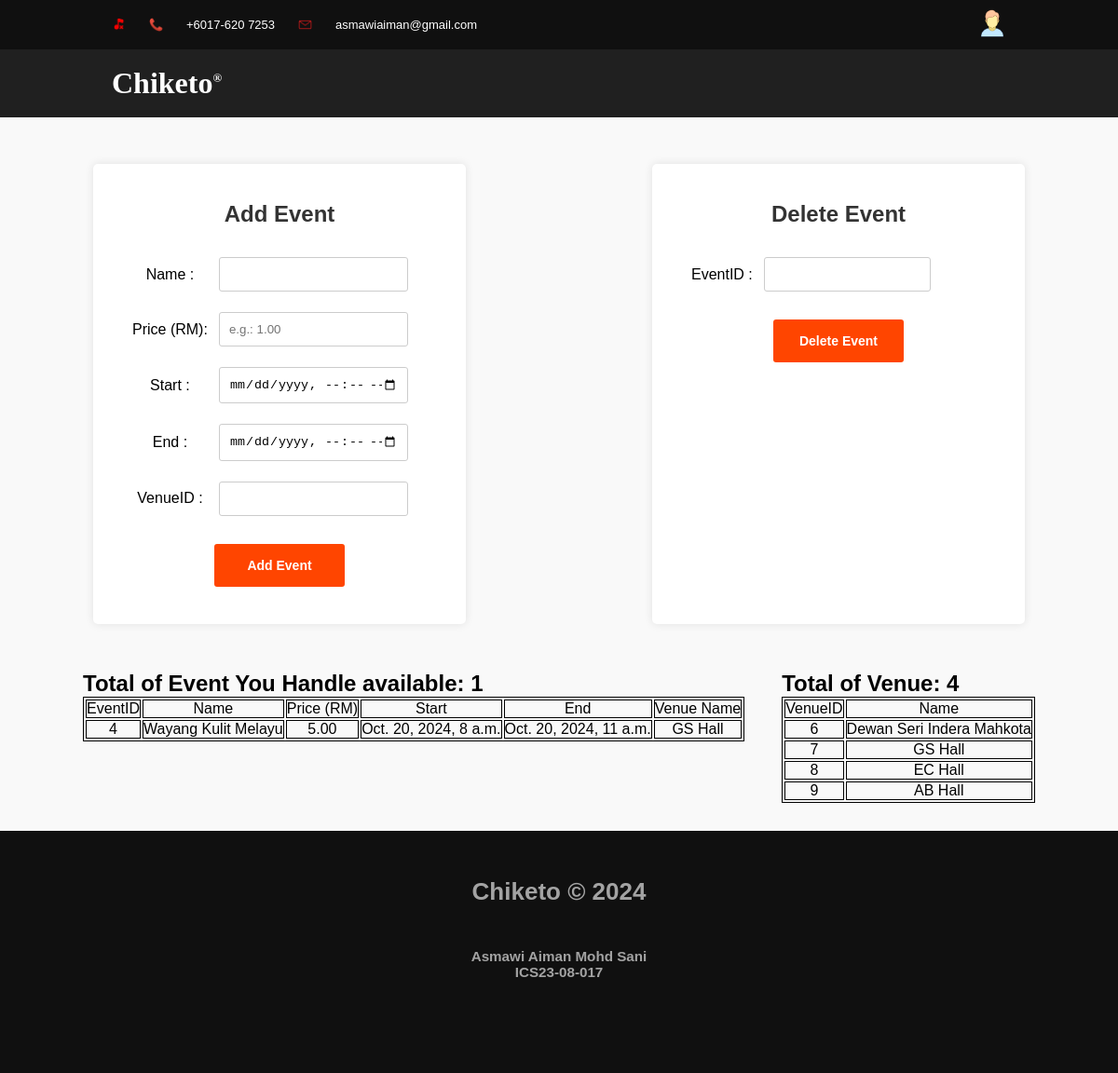
The app's page /staff-home/ (signed in) with its own data.
### chiketo/models.py (models this page shows, shortened)
class Event(models.Model):
    eventID=models.AutoField(primary_key=True)
    name=models.TextField()
    start=models.DateTimeField()
    end=models.DateTimeField()
    price=models.DecimalField(max_digits=10, decimal_places=2, default=0.0)
    venueID=models.ForeignKey(Venue, on_delete=models.CASCADE)
    staffID=models.ForeignKey(Staff, on_delete=models.CASCADE)

class Venue(models.Model):
    venueID=models.AutoField(primary_key=True)
    name=models.TextField()

### chiketo/views.py (the view, shortened to what this page needs)
# urls.py: path('staff-home/',views.staffmenu,name='staffmenu'),
def staffmenu(request):
    user_id = request.session.get('user_id')
    if not request.session.get('user_type') == 'staff':
        request.session.flush()
        messages.error(request, "You do not have permission to view this page. Please login again")
        return redirect('login')
    user = Staff.objects.get(staffID=user_id)
    name = user.name
    venues = Venue.objects.all()
    nvenues = Venue.objects.all().count()
    events = Event.objects.filter(staffID=user_id)
    sevents = Event.objects.filter(staffID=user_id).count()
    context = {
        'name': name,
        'venues': venues,
        'nvenues': nvenues,
        'events': events,
        'sevents': sevents,
    }
    return render(request, 'staff/staffmenu.html', context)

### chiketo/templates/staff/staffmenu.html (shortened to what this page needs)
{% load static %}
<!DOCTYPE html>
<html lang="en">
<head>
    <link rel="stylesheet" href="https://cdnjs.cloudflare.com/ajax/libs/jqueryui/1.12.1/jquery-ui.min.css">
</head>
<body>
    <div class="container">
        <div class="header">
            <div class="header-content">
                <div class="contact-info">
                    <div class="song">
                        <img src="{% static 'music.png' %}" alt="Toggle Music" class="toggle-button" id="toggleButton">
                    </div>
                    <img src="{% static 'phone.png' %}" alt="Phone Icon">+6017-620 7253
                    <img src="{% static 'email.png' %}" alt="Email Icon">asmawiaiman@gmail.com
                </div>
                <div class="auth-links" style="display: flex; align-items: center; gap: 10px;">
                    <div class="profile">
                        <img src="{% static 'user.png' %}" alt="Profile" id="profileImage" style="width: 30px; height: auto;">
                    </div>
                </div>
            </div>
        </div>
        <div class="menu-container">
            <div class="menu-content">
                <a href="{% url 'staffmenu' %}" style="text-decoration: none;"><h1 style="font-family: 'Times New Roman', Times, serif; color: #fff;">Chiketo<span style="font-size: small; vertical-align: super;">&reg;</span></h1></a>
            </div>
        </div>
        <div style="display: flex; flex-wrap: wrap; justify-content: center; align-content: center;">
            <div class="login-container">
                <h2>Add Event</h2>
                <form action="" method="post">
                    <table>
                        <tr>
                            <td>Name :</td>
                            <td><input type="text" name="name" required></td>
                        </tr>
                        <tr>
                            <td>Price (RM):</td>
                            <td><input type="number" name="price" step="0.01" placeholder="e.g.: 1.00" required></td>
                        </tr>
                        <tr>
                            <td>Start :</td>
                            <td><input type="datetime-local" name="start" required></td>
                        </tr>
                        <tr>
                            <td>End :</td>
                            <td><input type="datetime-local" name="end" required></td>
                        </tr>
                        <tr>
                            <td>VenueID :</td>
                            <td><input type="text" name="venue_id" required></td>
                        </tr>
                    </table>
                    <br>
                        <button type="submit" class="login-btn">Add Event</button>
                </form>
            </div>
            <div class="login-container">
                <h2>Delete Event</h2>
                <form action="" method="post">
                    <table>
                        <tr>
                            <td>EventID :</td>
                            <td><input type="text" name="event_id" required></td>
                        </tr>
                    </table>
                    <br>
                        <button type="submit" class="login-btn">Delete Event</button>
                </form>
            </div>
        </div>
        <div style="display: flex; flex-wrap: wrap; justify-content: center; align-content: center;">
            <div class="staff" style="margin: 0 20px 0;">
                <h2>Total of Event You Handle available: {{sevents}}</h2>
                <table style="border: 1px solid black; margin-bottom: 30px; text-align: center;">
                    <tr style="border: 1px solid black;">
                        <td style="border: 1px solid black;">EventID</td>
                        <td style="border: 1px solid black;">Name</td>
                        <td style="border: 1px solid black;">Price (RM)</td>
                        <td style="border: 1px solid black;">Start</td>
                        <td style="border: 1px solid black;">End</td>
                        <td style="border: 1px solid black;">Venue Name</td>
                    </tr>
                    {% for i in events %}
                    <tr style="border: 1px solid black;">
                        <td style="border: 1px solid black;">{{i.eventID}}</td>
                        <td style="border: 1px solid black;">{{i.name}}</td>
                        <td style="border: 1px solid black;">{{i.price}}</td>
                        <td style="border: 1px solid black;">{{i.start}}</td>
                        <td style="border: 1px solid black;">{{i.end}}</td>
                        <td style="border: 1px solid black;">{{i.venueID.name}}</td>
                    </tr>
                    {% endfor %}
                </table>
            </div>
            <div class="venue" style="margin: 0 20px 0;">
                <h2>Total of Venue: {{nvenues}}</h2>
                <table style="border: 1px solid black; margin-bottom: 30px; text-align: center;">
                    <tr style="border: 1px solid black;">
                        <td style="border: 1px solid black;">VenueID</td>
                        <td style="border: 1px solid black;">Name</td>
                    </tr>
                    {% for i in venues %}
                    <tr style="border: 1px solid black;">
                        <td style="border: 1px solid black;">{{i.venueID}}</td>
                        <td style="border: 1px solid black;">{{i.name}}</td>
                    </tr>
                    {% endfor %}
                </table>
            </div>
        </div>
        <div class="footer">
            <center>
                <h1>Chiketo &copy; 2024</h1><br><br><br>
                <h3>Asmawi Aiman Mohd Sani</h3>
                <h3>ICS23-08-017</h3>
            </center>
        </div>
    </div>
</body>
</html>

### chiketo/templates/staff/staffmenu.html (style rules this page uses)
* { margin: 0; padding: 0; box-sizing: border-box; }
body { font-family: Arial, Helvetica, sans-serif; max-width: 100%; overflow-x: hidden; display: flex; flex-direction: column; align-items: center; background-color: #f9f9f9; min-height: 100vh; }
.container { width: 100%; display: flex; flex-direction: column; }
.header { background-color: rgb(16, 16, 16); color: rgb(163, 163, 163); padding: 10px 0; font-size: small; }
.header-content { width: 80%; margin: 0 auto; display: flex; justify-content: space-between; align-items: center; }
.contact-info { display: flex; align-items: center; gap: 25px; color: #fff; }
.contact-info img { width: 15px; height: auto; }
.menu-container { width: 100%; background-color: rgb(32, 32, 32); padding: 10px 0 18px; padding-top: 18px; }
.menu-content { width: 80%; margin: 0 auto; display: flex; justify-content: space-between; align-items: center; }
.login-container { background-color: white; padding: 40px; border-radius: 5px; box-shadow: 0 0 10px rgba(0, 0, 0, 0.1); width: 400px; margin: 50px auto; text-align: center; }
.login-container h2 { margin-bottom: 20px; color: #333; }
.login-container input[type="text"], .login-container input[type="password"], .login-container input[type="email"], .login-container input[type="number"], .login-container input[type="datetime-local"] { width: calc(100% - 20px); padding: 10px; margin: 10px 0; border: 1px solid #ccc; border-radius: 3px; outline: none; }
.login-container button { width: 140px; padding: 15px; border: none; border-radius: 3px; cursor: pointer; font-weight: bold; font-size: 14px; }
.login-btn { background-color: orangered; color: white; }
.footer { background-color: rgb(16, 16, 16); color: rgb(163, 163, 163); font-size: small; padding-top: 50px; padding-bottom: 100px; }
.toggle-button { width: 100px; height: 100px; cursor: pointer; }
.profile { cursor: pointer; position: relative; }

### records on screen
Event: eventID "4", name "Wayang Kulit Melayu", price "5.00", start "Oct. 20, 2024, 8 a.m.", end "Oct. 20, 2024, 11 a.m.", venueID.name "GS Hall"
Venue: venueID "6", name "Dewan Seri Indera Mahkota"
Venue: venueID "7", name "GS Hall"
Venue: venueID "8", name "EC Hall"
Venue: venueID "9", name "AB Hall"

### other values on screen
{{ sevents }} "1"
{{ nvenues }} "4"
